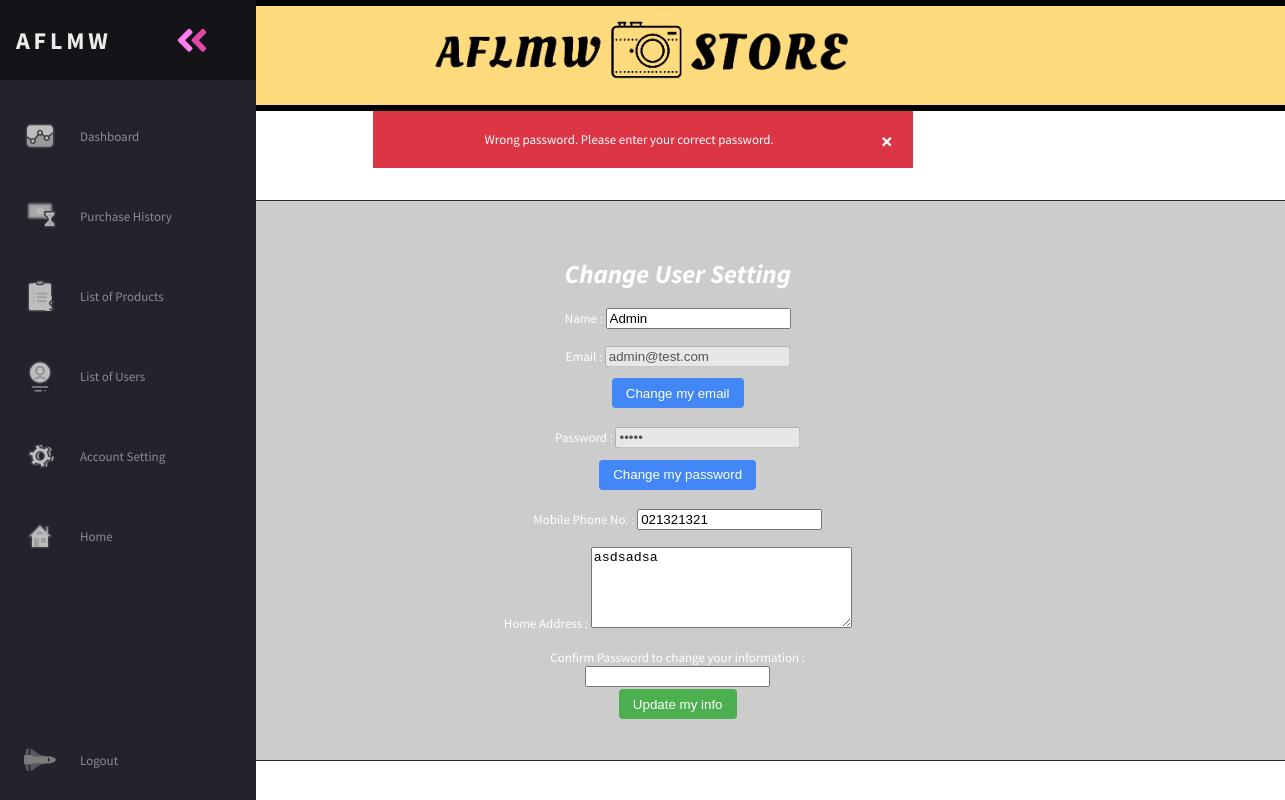
The app's page /changeUserSetting.php?message=wrongpass (signed in) with its own data.
### tables this page shows
CREATE TABLE `user` (
  `id` int(11) NOT NULL,
  `name` varchar(255) NOT NULL DEFAULT '0',
  `email` varchar(255) NOT NULL DEFAULT '0',
  `password` varchar(255) NOT NULL DEFAULT '0',
  `type` int(11) DEFAULT 2,
  `user_address` varchar(255) NOT NULL,
  `mobile_no` varchar(11) NOT NULL,
  `date_created` timestamp NULL DEFAULT current_timestamp()
);

### changeUserSetting.php (the view, shortened to what this page needs)
<?php
require('inc/config.php');
$user_id = $_SESSION['id'];
$sql = "SELECT * FROM user WHERE id = '$user_id'";
$result = mysqli_query($conn, $sql);
$user = mysqli_fetch_all($result, MYSQLI_ASSOC);
?>
<!DOCTYPE html>
<html lang="en">
<head>
    <link rel="stylesheet" href="assets/css/container.css">
    <link rel="stylesheet" href="assets/css/index.css">
</head>
<body class="changeUserSetting">
    <div class="banner">
        <img src="assets/images/logo.png" alt="logo">
    </div>
    <?php if (isset($_GET['message'])) : ?>
        <?php if ($_GET['message'] == "errorEditEmail") : ?>
            <div class="alert-error">
                <span class="closebtn" onclick="this.parentElement.style.display='none';">&times;</span>
                Unable to update email. Please try again.
            </div>
        <?php elseif ($_GET['message'] == "wrongpass") : ?>
            <div class="alert-error">
                <span class="closebtn" onclick="this.parentElement.style.display='none';">&times;</span>
                Wrong password. Please enter your correct password.
            </div>
        <?php endif; ?>
    <?php endif; ?>
    <div class="container">
        <h1><i>Change User Setting</i></h1>
        <form class="changeUserSettingForm" action="updateUserSetting.php" method="POST">
            <div>
                <label for="name">Name : </label>
                <input type="text" name="name" id="name" value="<?php echo $user[0]['name']; ?>">
            </div>
            <br>
            <div>
                <label for="email">Email : </label>
                <input type="email" disabled name="email" id="email" value="<?php echo $user[0]['email']; ?>">
                <br>
                <a href="changeEmail.php" style="display: inline-block;"><button type="button" class="btn-view">Change my email</button></a>
            </div>
            <br>
            <div>
                <label for="password">Password : </label>
                <input type="password" disabled name="password" id="password" value="<?php echo $user[0]['password']; ?>">
                <br>
                <a href="changePassword.php"><button type="button" class="btn-view">Change my password</button></a>
            </div>
            <br>
            <div>
                <label for="mobile_no">Mobile Phone No. : </label>
                <input type="text" name="mobile_no" id="mobile_no" value="<?php echo $user[0]['mobile_no']; ?>">
            </div>
            <br>
            <div>
                <label for="address">Home Address : </label>
                <textarea name="address" id="address" cols="30" rows="5"><?php echo $user[0]['user_address']; ?></textarea>
            </div>
            <br>
            <div>
                <label for="c_password">Confirm Password to change your information : </label>
                <br>
                <input type="password" name="c_password" id="c_password">
            </div>
            <button type="submit" class="btn-success">Update my info</button>
        </form>
    </div>
    <?php require('inc/navBar.php'); ?>
</body>
</html>

### assets/css/container.css (style rules this page uses)
body { background-image: url("https://images.pexels.com/photos/1595241/pexels-photo-1595241.jpeg?auto=compress&cs=tinysrgb&dpr=2&h=650&w=940"); width: 100%; height: 100%; background-size: cover; position: absolute; }
.container { position: absolute; width: 1200px; top: 25%; left: 50%; border: 1px solid rgba(0, 0, 0, 0.8); border-radius: 2px; transform: translateX(-50%); padding: 3em; margin-bottom: 2rem; background-color: rgba(177, 177, 177, 0.65); }
.container a { text-align: center; font-size: 2rem; color: black; }
.btn-success { display: inline-block; text-align: center; text-decoration: none; margin: 2px 0; border: solid 1px transparent; border-radius: 4px; padding: 0.5em 1em; color: #ffffff; background-color: #4CAF50; }
.btn-view { display: inline-block; text-align: center; text-decoration: none; margin: 2px 0; border: solid 1px transparent; border-radius: 4px; padding: 0.5em 1em; color: #ffffff; background-color: #4287f5; }

### assets/css/index.css (style rules this page uses)
:root { font-size: 16px; --text-primary: #b6b6b6; --text-secondary: #ececec; --bg-primary: #23232e; --bg-secondary: #141418; --transition-speed: 600ms; width: 100vw; }
.banner { background-color: rgba(255, 215, 111, 0.89); width: 100%; border-bottom: 0.5em solid #000000; border-top: 0.5em solid #000000; background-size: cover; }
.banner img { max-width: 55vh; }
body { font: 13px "Source Sans Pro", Arial, Helvetica, sans-serif; color: #ffffff; text-align: center; height: 100vh; min-width: 100vw; margin: auto; overflow-x: hidden; }
@media only screen and (min-width: 600px) { .reg-form, .login-form, .container { margin-left: 2.2rem; } }
.alert-error { width: 500px; margin: auto; padding: 20px; background-color: #DC3545; color: white; margin-bottom: 15px; }
.closebtn { margin-left: 15px; color: white; font-weight: bold; float: right; font-size: 22px; line-height: 20px; cursor: pointer; transition: 0.3s; }

### records on screen
user: name "Admin", email "admin@test.com", mobile_no "021321321", address "asdsadsa"
